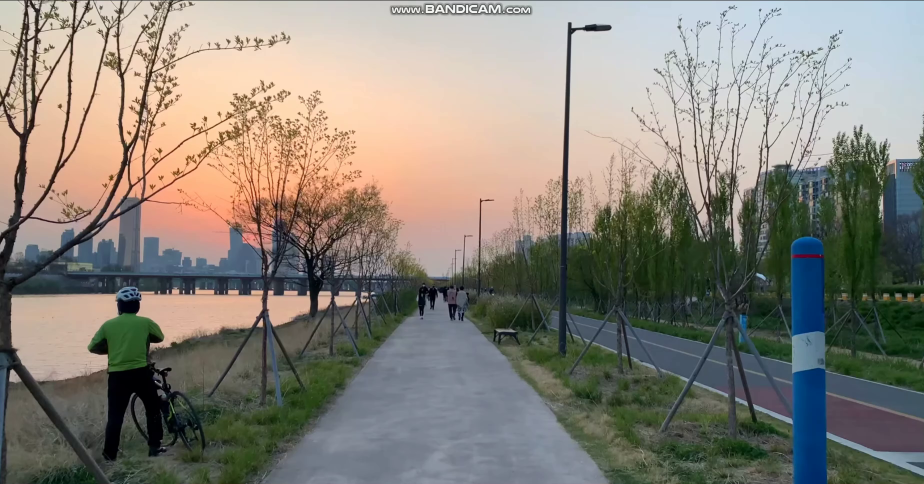
#> input picture frame 2 of video_data/1.mp4, 1848 x 968 px, given in place of 3.mp4, which was not available (shown at 1/2 size)
$ jupyter execute --allow-errors stitchImg.ipynb   (text cells are left out)
#> lines starting #> are read from the running program, lines starting #| are printed output that depends on the picture; pictures that were not available may be replaced by others from this repository, and a replacement may not be noted
[cell 1]
import cv2
import os
import numpy as np
import imutils

import matplotlib
import matplotlib.pyplot as plt

from optical_flow import OpticalFlow
import util

[cell 2]
VIDEO_FOLDER = "./video_data/"
VIDEO = 3
FRAMES = 10
VIDEO_FILE = "{}.mp4".format(VIDEO)

[cell 3]
def KeyPointMatch(frames):
    detector = cv2.SIFT_create()
    bf = cv2.BFMatcher()

    prevImg = util.drawCanvasWithImg(frames[0])
    gray1 = cv2.cvtColor(prevImg, cv2.COLOR_BGR2GRAY)
    kP1, d1 = detector.detectAndCompute(gray1, None)

    ids = 0

    for eachFrame in frames:
        eachFrame = util.drawCanvasWithImg(eachFrame)
        gray2 = cv2.cvtColor(eachFrame, cv2.COLOR_BGR2GRAY)

        kP2, d2 = detector.detectAndCompute(gray2, None)

        matches = bf.match(d1,d2)
        matches = sorted(matches, key=lambda x: x.distance)

        good_matches = matches[:80]


        # result = cv2.drawMatches(prevImg, kP1, eachFrame, kP2, good_matches, None, flags=2)
        # cv2.imshow(str(ids) + "drawMatch", result)

        pts1 = np.float32([kP1[m.queryIdx].pt for m in good_matches]).reshape(-1, 1, 2)
        pts2 = np.float32([kP2[m.trainIdx].pt for m in good_matches]).reshape(-1, 1, 2)


        H, status = cv2.findHomography(pts2, pts1, cv2.RANSAC, 4.0)

        result = cv2.warpPerspective(eachFrame, H, (800, 600))

        prevImg = eachFrame
        ids+=1
        cv2.imwrite("./video_data/{}/keyPointMatch_{}.jpg".format(VIDEO, str(ids)), result)
        cv2.waitKey(100)

#> (the rest of this cell did not finish here and is left out)

[cell 4]
def setFrame(frames, n):
    frameIds = np.linspace(0, frames.shape[0]-1, n, dtype=np.int32)
    return frames[frameIds]

frames = []

cap = cv2.VideoCapture(VIDEO_FOLDER + VIDEO_FILE)
while cap.isOpened():
    ret, frame = cap.read()
#> frame is the input picture: shape (968, 1848, 3); mean B, G, R 120.8, 130.2, 135.4
    if ret is False:
        break
    frame = cv2.resize(frame, (480, 320))
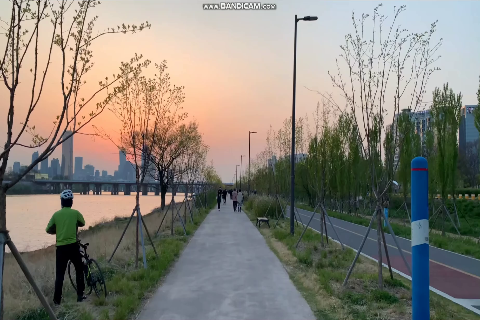
#> frame: shape (320, 480, 3); mean B, G, R 120.9, 130.3, 135.5
    frame = frame[40:]
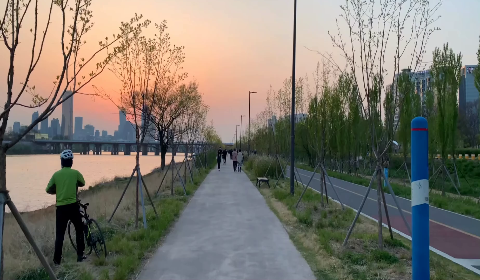
#> frame: shape (280, 480, 3); mean B, G, R 109.9, 120.2, 126
    frames.append(frame)
cap.release()


frames = np.array(frames)
frames = setFrame(frames, FRAMES)

KeyPointMatch(frames)

$ run again, starting later in the video
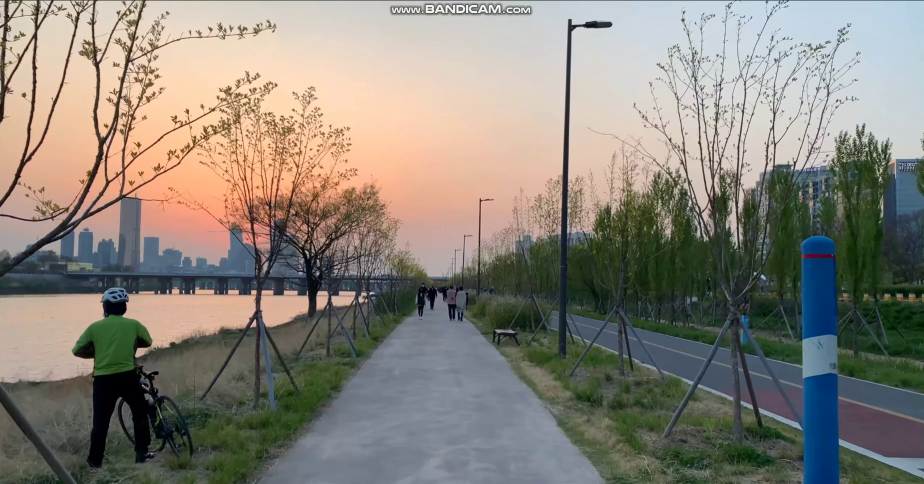
#> input picture frame 9 of video_data/1.mp4, 1848 x 968 px, given in place of 3.mp4, which was not available (shown at 1/2 size)
#> frame is the input picture: shape (968, 1848, 3); mean B, G, R 121.6, 131.3, 136.7
#> `frame = cv2.resize(frame, (480, 320))`:
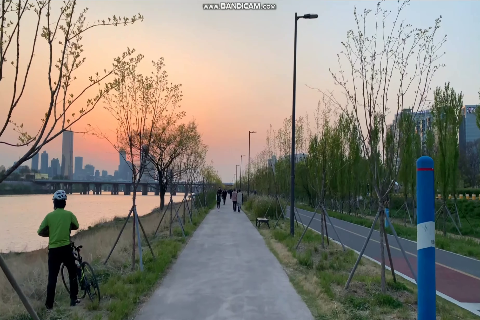
#> frame: shape (320, 480, 3); mean B, G, R 121.8, 131.4, 136.9
#> `frame = frame[40:]`:
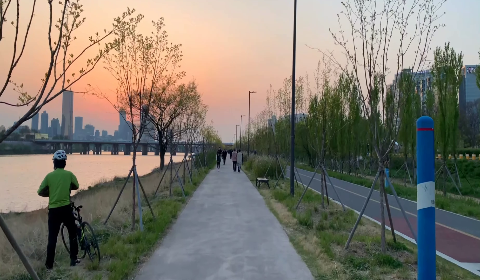
#> frame: shape (280, 480, 3); mean B, G, R 110.8, 121.4, 127.4

$ run again, starting later in the video
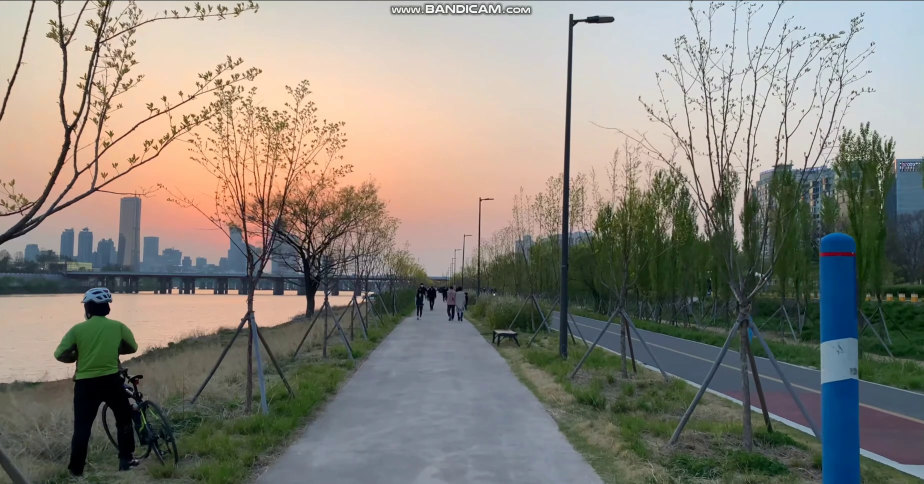
#> input picture frame 16 of video_data/1.mp4, 1848 x 968 px, given in place of 3.mp4, which was not available (shown at 1/2 size)
#> frame is the input picture: shape (968, 1848, 3); mean B, G, R 122, 131.3, 136.4
#> `frame = cv2.resize(frame, (480, 320))`:
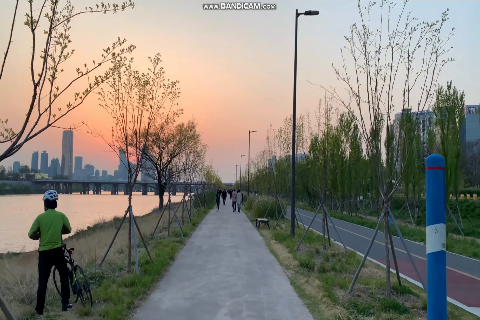
#> frame: shape (320, 480, 3); mean B, G, R 122.1, 131.4, 136.5
#> `frame = frame[40:]`:
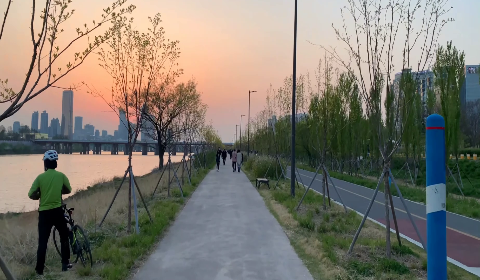
#> frame: shape (280, 480, 3); mean B, G, R 111, 121.3, 127
